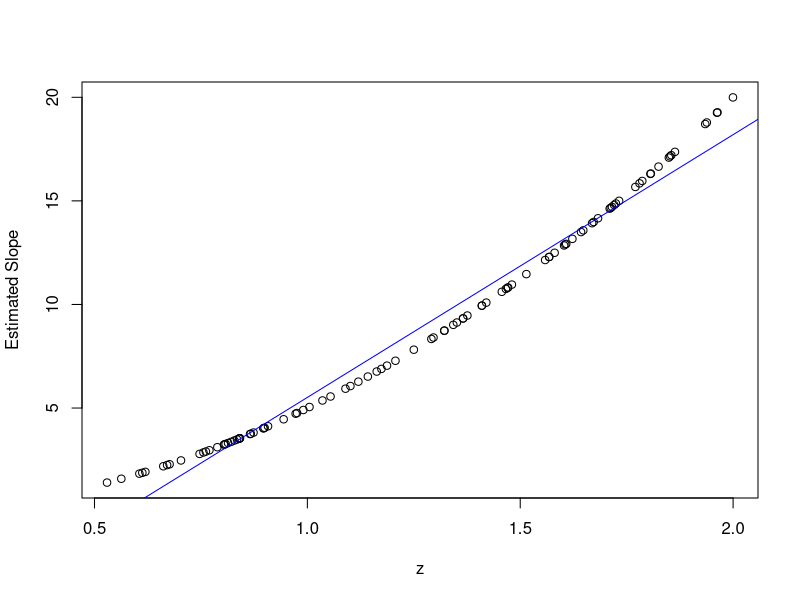

Source code (R):
setwd('~/Desktop/Evolution/Tasks/Task_10')
x<- rnorm(n=100, mean=0,sd=2)
y<- x*5+2+runif(100,min=0,max=0.1)
model<- lm(y~x)
summary(model)
slope<- vector("numeric",100)
intercept<- vector("numeric",100)
z<- vector("numeric",100)
for (i in 1:100){
x<- rnorm(n=100,mean=0,sd=2)  
z[i]<- runif(1,min=0.5,max=2)
y<- x*5*z[i]+2+runif(100, min=0,max=0.1)
model <- lm(y~x)
slope[i]<- coef(model)[2]*z[i]
intercept[i]<- coef(model)[1]*z[i]+2
}
plot(z, slope,xlab="z",ylab="Estimated Slope")
abline(lm(slope~z),col="blue")
